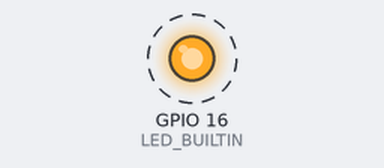
This program was run on a simulated ESP32. Parts: output pins drawn as LEDs (lit = HIGH). Dashed ring = blinking. What the program prints to the serial monitor is not drawn.

Above: at 0.5 s.
Timing chart, 0 to 4.6 s (numbered marks = the images above):
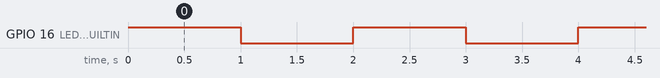

The program:

main.cpp
```cpp
/**
 * Blink
 *
 * Turns on an LED on for one second,
 * then off for one second, repeatedly.
 */
#include "Arduino.h"

// Set LED_BUILTIN if it is not defined by Arduino framework
#define LED_BUILTIN 16

char startupMessage [] = "Hello Jenkins!\n";
void setup()
{
  // initialize LED digital pin as an output.
  pinMode(LED_BUILTIN, OUTPUT);
  Serial.begin(115200);
}

void loop()
{
  // turn the LED on (HIGH is the voltage level)
  digitalWrite(LED_BUILTIN, HIGH);
  Serial.write(startupMessage);

  // wait for a second
  delay(1000);

  // turn the LED off by making the voltage LOW
  digitalWrite(LED_BUILTIN, LOW);

   // wait for a second
  delay(1000);
}
```

Measured:
- by itself, GPIO 16 (LED_BUILTIN): alternates HIGH for 1.0 s and LOW for 1.0 s
